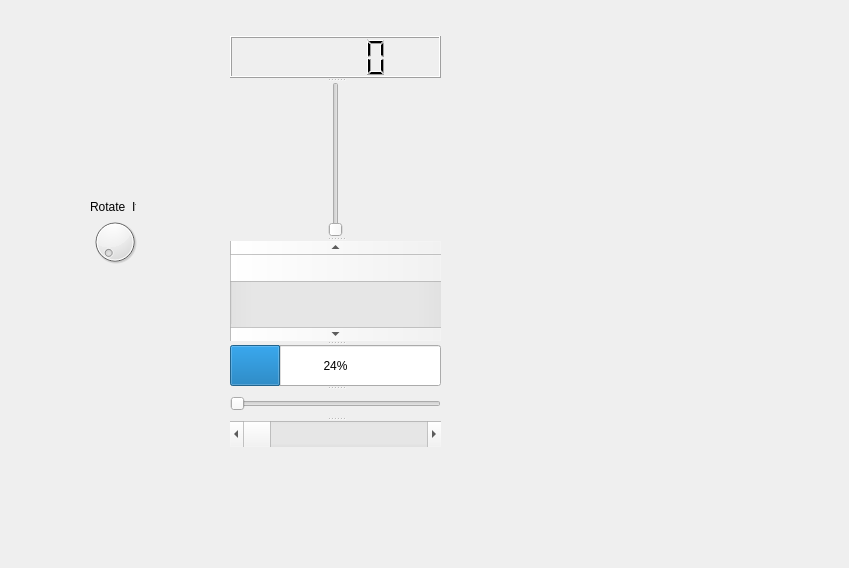
<?xml version="1.0" encoding="UTF-8"?>
<ui version="4.0">
 <class>Form</class>
 <widget class="QWidget" name="Form">
  <property name="geometry">
   <rect>
    <x>0</x>
    <y>0</y>
    <width>849</width>
    <height>568</height>
   </rect>
  </property>
  <property name="windowTitle">
   <string>Form</string>
  </property>
  <widget class="QDial" name="dial">
   <property name="geometry">
    <rect>
     <x>90</x>
     <y>210</y>
     <width>50</width>
     <height>64</height>
    </rect>
   </property>
  </widget>
  <widget class="QLabel" name="label">
   <property name="geometry">
    <rect>
     <x>90</x>
     <y>200</y>
     <width>46</width>
     <height>13</height>
    </rect>
   </property>
   <property name="text">
    <string>Rotate_It</string>
   </property>
  </widget>
  <widget class="QSplitter" name="splitter">
   <property name="geometry">
    <rect>
     <x>230</x>
     <y>36</y>
     <width>211</width>
     <height>411</height>
    </rect>
   </property>
   <property name="orientation">
    <enum>Qt::Vertical</enum>
   </property>
   <widget class="QLCDNumber" name="lcdNumber"/>
   <widget class="QSlider" name="verticalSlider">
    <property name="orientation">
     <enum>Qt::Vertical</enum>
    </property>
   </widget>
   <widget class="QScrollBar" name="verticalScrollBar">
    <property name="orientation">
     <enum>Qt::Vertical</enum>
    </property>
   </widget>
   <widget class="QProgressBar" name="progressBar">
    <property name="value">
     <number>24</number>
    </property>
   </widget>
   <widget class="QSlider" name="horizontalSlider">
    <property name="orientation">
     <enum>Qt::Horizontal</enum>
    </property>
   </widget>
   <widget class="QScrollBar" name="horizontalScrollBar">
    <property name="orientation">
     <enum>Qt::Horizontal</enum>
    </property>
   </widget>
  </widget>
 </widget>
 <resources/>
 <connections>
  <connection>
   <sender>dial</sender>
   <signal>valueChanged(int)</signal>
   <receiver>lcdNumber</receiver>
   <slot>display(int)</slot>
   <hints>
    <hint type="sourcelabel">
     <x>126</x>
     <y>208</y>
    </hint>
    <hint type="destinationlabel">
     <x>284</x>
     <y>140</y>
    </hint>
   </hints>
  </connection>
  <connection>
   <sender>dial</sender>
   <signal>valueChanged(int)</signal>
   <receiver>progressBar</receiver>
   <slot>setValue(int)</slot>
   <hints>
    <hint type="sourcelabel">
     <x>146</x>
     <y>205</y>
    </hint>
    <hint type="destinationlabel">
     <x>322</x>
     <y>216</y>
    </hint>
   </hints>
  </connection>
  <connection>
   <sender>dial</sender>
   <signal>valueChanged(int)</signal>
   <receiver>horizontalSlider</receiver>
   <slot>setValue(int)</slot>
   <hints>
    <hint type="sourcelabel">
     <x>142</x>
     <y>233</y>
    </hint>
    <hint type="destinationlabel">
     <x>235</x>
     <y>292</y>
    </hint>
   </hints>
  </connection>
  <connection>
   <sender>dial</sender>
   <signal>valueChanged(int)</signal>
   <receiver>horizontalScrollBar</receiver>
   <slot>setValue(int)</slot>
   <hints>
    <hint type="sourcelabel">
     <x>110</x>
     <y>239</y>
    </hint>
    <hint type="destinationlabel">
     <x>249</x>
     <y>347</y>
    </hint>
   </hints>
  </connection>
  <connection>
   <sender>dial</sender>
   <signal>valueChanged(int)</signal>
   <receiver>verticalSlider</receiver>
   <slot>setValue(int)</slot>
   <hints>
    <hint type="sourcelabel">
     <x>106</x>
     <y>230</y>
    </hint>
    <hint type="destinationlabel">
     <x>493</x>
     <y>149</y>
    </hint>
   </hints>
  </connection>
  <connection>
   <sender>dial</sender>
   <signal>valueChanged(int)</signal>
   <receiver>verticalScrollBar</receiver>
   <slot>setValue(int)</slot>
   <hints>
    <hint type="sourcelabel">
     <x>112</x>
     <y>236</y>
    </hint>
    <hint type="destinationlabel">
     <x>541</x>
     <y>195</y>
    </hint>
   </hints>
  </connection>
 </connections>
</ui>
